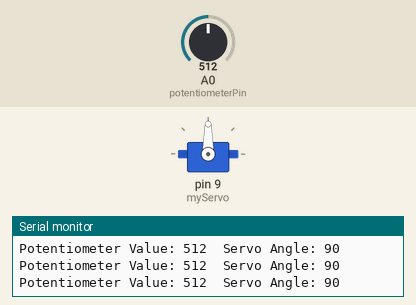
A sketch run on a simulated Arduino Uno, built with avr-gcc and run on an emulated ATmega328P. On the bench: servo, the last lines printed to the serial monitor. Inputs (shaded band) come from the test bench; at power-on: A0 (potentiometerPin) = 512.

Above: at 1.2 s.
1.3 s: A0 (potentiometerPin) set to 555
At 1.7 s:
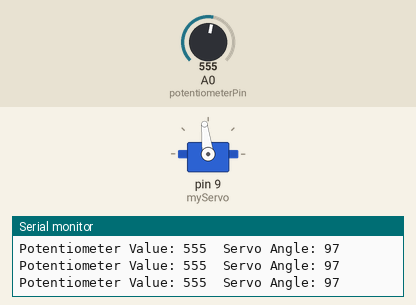
4.3 s: A0 (potentiometerPin) set to 578
At 5.0 s:
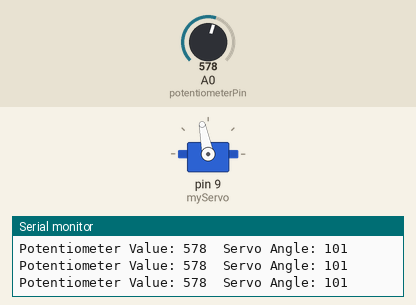
5.8 s: A0 (potentiometerPin) set to 306
At 7.0 s:
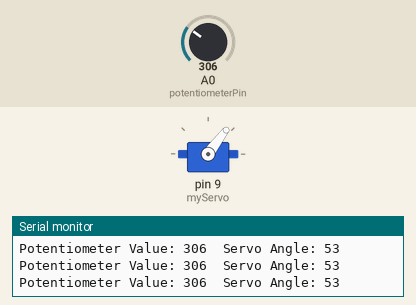
7.3 s: A0 (potentiometerPin) set to 716
At 8.4 s:
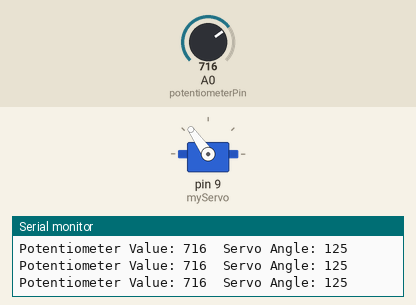
8.8 s: A0 (potentiometerPin) set to 981
At 9.3 s:
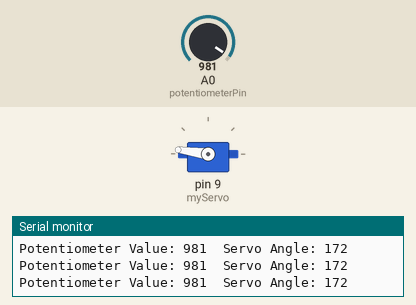
10.3 s: A0 (potentiometerPin) set to 1013
At 10.7 s:
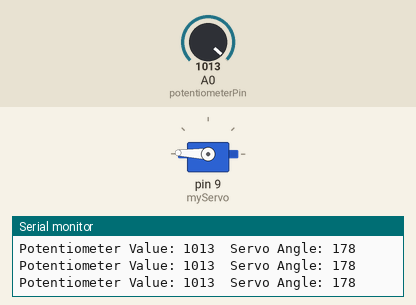
Timing chart, 0 to 12.8 s (numbered marks = the images above; inputs shaded):
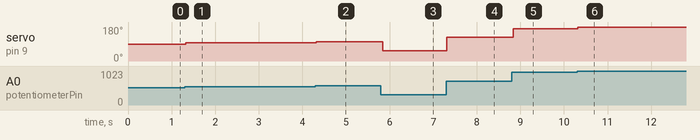

Measured:
- after the input at 1.3 s, servo on pin 9 (myServo): 90° → 97° at once
- after the input at 4.3 s, servo on pin 9 (myServo): 97° → 101° at once
- after the input at 5.8 s, servo on pin 9 (myServo): 101° → 53° at once
- after the input at 7.3 s, servo on pin 9 (myServo): 53° → 125° at once
- after the input at 8.8 s, servo on pin 9 (myServo): 125° → 172° at once
- after the input at 10.3 s, servo on pin 9 (myServo): 172° → 178° at once

The sketch:

index.ino
```cpp
#include <Servo.h>

Servo myServo;             // 创建 Servo 对象
int potentiometerPin = A0; // 电位器连接的模拟输入引脚

void setup() {
  myServo.attach(9);       // 将舵机连接到数字引脚 9
  Serial.begin(9600);      // 初始化串行通信
}

void loop() {
  int sensorValue = analogRead(potentiometerPin);  // 读取电位器值 (0-1023)

  // 将电位器值映射到舵机角度范围 (0-180)
  int servoAngle = map(sensorValue, 0, 1023, 0, 180);

  // 控制舵机转动到映射后的角度
  myServo.write(servoAngle);

  // 输出舵机角度和电位器值到串行监视器
  Serial.print("Potentiometer Value: ");
  Serial.print(sensorValue);
  Serial.print("  Servo Angle: ");
  Serial.println(servoAngle);

  delay(50);  // 延时一段时间，稳定读取电位器值
}
```
